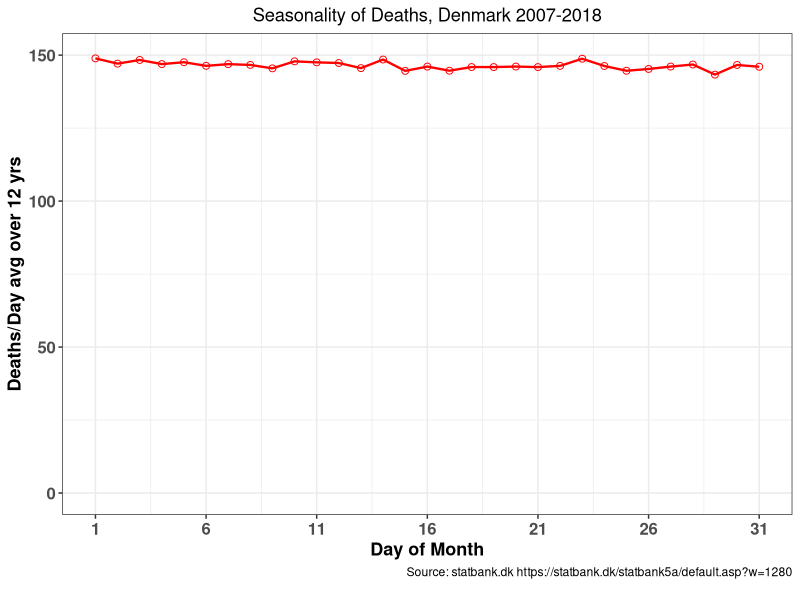
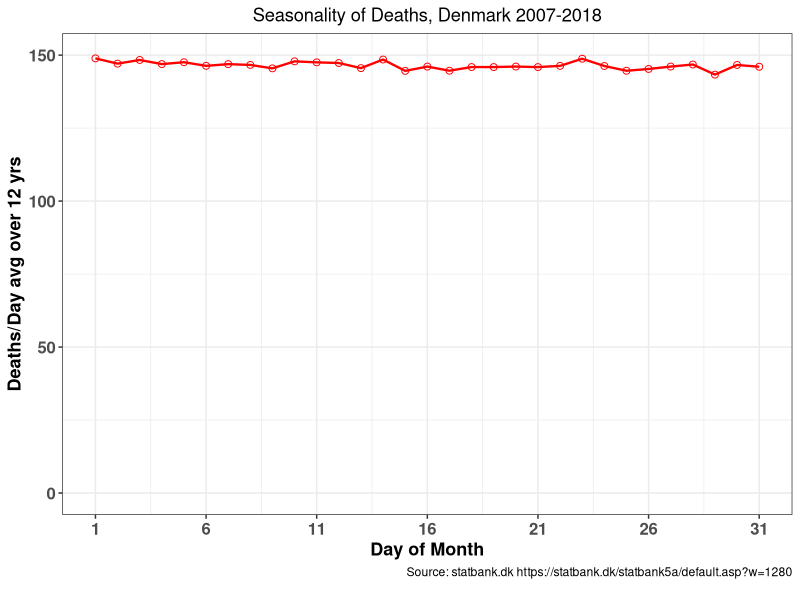

The R source for these figures, in order:
# Mortality by day of the year, Denmark 2007-2018
# data from statbank.dk
# https://statbank.dk/statbank5a/default.asp?w=1280

library(tidyverse)
library(lubridate)

DK = read.csv(file='Denmark-daily-2019824173355256980895DODDAG63269149319.csv',
              na.strings = '..')
  
names(DK) = c('month','day',paste0('deaths',2007:2018))

month.names = c('January','february','March',
                'April','May','June',
                'July','August','September',
                'October','November','December')


DK = DK %>%
       filter(month != 'Total', day != 'Total') %>%
       gather(key='year', value='deaths', -month, -day) %>%
       mutate(year_num  = as.numeric(substr(year,7,11)),
              month_num = match(month,month.names),
              day_num   = match(day,1:31),
              date_num  = mdy(paste( month_num,
                                     day_num,
                                     year_num))) %>%
      filter(!is.na(date_num)) %>%
      group_by(day_num) %>%
      summarize(deaths_per_day=mean(deaths))



#-------------------------
# national
ggplot(data=DK, aes(x=day_num, y=deaths_per_day, group=TRUE)) +
  geom_line(color='red', lwd=0.8) +
  geom_point(color='red', size=2, shape=1) +
  labs(title='Seasonality of Deaths, Denmark 2007-2018',
       x='Day of Month',y='Deaths/Day avg over 12 yrs',
       caption='Source: statbank.dk https://statbank.dk/statbank5a/default.asp?w=1280
') +
  scale_x_continuous(breaks=seq(1,31,5))  +
  scale_y_continuous(limits=c(0,150)) +
  theme_bw() +
  theme(plot.title = element_text(hjust=0.5),
        axis.title = element_text(face='bold',size=13),
        axis.text  = element_text(face='bold',size=12))

#-------------------------

ggsave(file='day-of-month-deaths-denmark-2007-2018.png',
       width=8, height=8, units='in', dpi=300)
